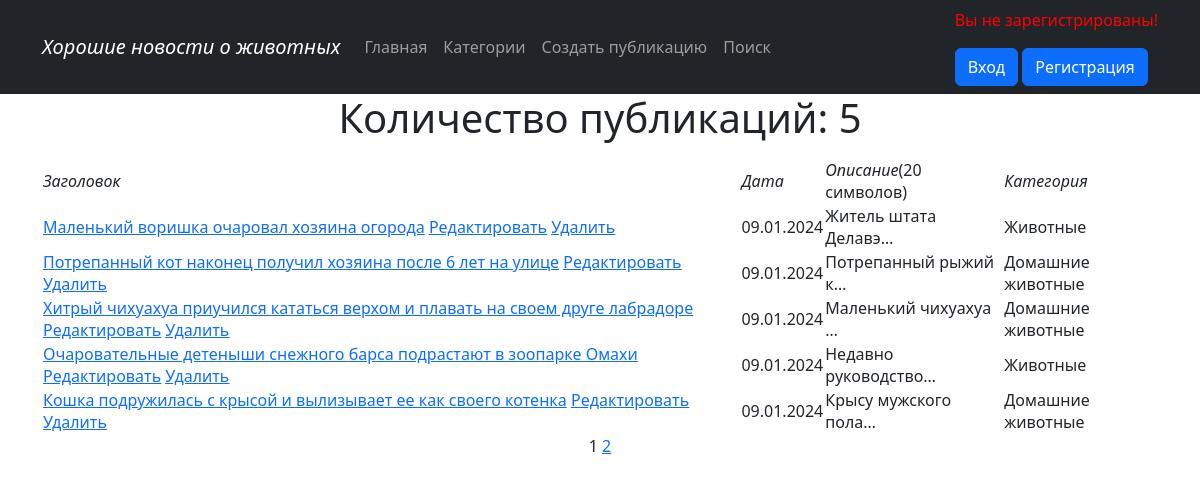
Page /news/ on the committed database.
### news/models.py (models this page shows, shortened)
class Post(models.Model):
    author = models.ForeignKey(Author, on_delete=models.CASCADE)
    content_type = models.CharField(max_length=10, choices=[
        ('статья', 'Статья'), ('новость', 'Новость')])
    created_time = models.DateTimeField(auto_now_add=True)
    categories = models.ManyToManyField(Category, through='PostCategory',
                                        related_name='PostCategory')
    title = models.CharField(max_length=255)
    text = models.TextField()
    rating = models.IntegerField(default=0)

class Category(models.Model):
    name = models.CharField(max_length=255, unique=True)

### news/views.py (the view, shortened to what this page needs)
# urls.py: path('', Posts.as_view(), name='post_list'),
class Posts(ListView):
    model = Post
    ordering = '-created_time'
    template_name = 'news.html'
    context_object_name = 'news'
    paginate_by = 5
    def get_queryset(self):
        queryset = super().get_queryset()
        self.filterset = PostFilter(self.request.GET, queryset)
        return self.filterset.qs
    def get_context_data(self, **kwargs):
        context = super().get_context_data(**kwargs)
        context['filter'] = PostFilter(self.request.GET, queryset=self.get_queryset())
        return context

### news/templatetags/custom_filters.py (called while the page is built)
@register.filter()
def censor(text):
    list_words = text.split()
    censor_words = {'салюты', 'игрушки', }
    censor_text = []
    if isinstance(text, str):
        for word in list_words:
            if word.lower() in censor_words:
                word = f'{word[0]}{"*" * (len(word) - 2)}{word[-1]}'
            censor_text.append(word)
        return ' '.join(censor_text)

### templates/news.html (shortened to what this page needs)
{% extends 'flatpages/default.html' %}
{% load custom_filters %}
{% block content %}
<h1>Количество публикаций: {{ news | length}}</h1>
{% if news %}
<table>
<tr>
    <td><em>Заголовок</em></td>
    <td><em>Дата</em></td>
    <td><em>Описание</em>(20 символов)</td>
    <td><em>Категория</em></td>
</tr>
    {% for item in news %}
    <tr>
        <td>
            <a href="{% url 'post_full' item.id %}">{{ item.title | censor }}</a>
            <a href="{% url 'post_create' item.id %}"><u>Редактировать</u></a>
            <a href="{% url 'post_delete' item.id %}"><u> Удалить </u></a>
        </td>
        <td>{{ item.created_time | date:'d.m.Y' }}</td>
        <td>{{ item.text | truncatechars:20 }}</td>
        <td>
            {% for category in item.categories.all%}
            {{ category.name }}</td>
            {% endfor %}
    </tr>
    {% endfor %}
</table>
{% endif %}
{{ page_obj.number }}
{% if page_obj.has_next %}
    <a href="?page={{ page_obj.next_page_number }}">
        {{ page_obj.next_page_number }}
    </a>
{% endif %}
{% endblock content %}

### templates/flatpages/default.html (shortened to what this page needs)
{% load static %}
<html lang="en">
    <head>
        <link href="{% static 'css/styles.css' %}" rel="stylesheet" />
    </head>
    <body>
  <nav class="navbar navbar-expand-lg navbar-dark bg-dark static-top">
    {% load cache %}
    {% cache 30 common %}
        {% block header %}
    <div class="container">
      <a class="navbar-brand" href="#"><i>Хорошие новости о животных</i></a>
      <div class="collapse navbar-collapse justify-content-between" id="navbarResponsive">
                    <ul class="navbar-nav ml-auto">
                        <li class="nav-item active">
                            <a class="nav-link" href="/news/">Главная</a>
                        </li>
                        <li class="nav-item active">
                            <a class="nav-link" href="/category">Категории</a>
                        </li>
                        {% block create_post %}
                        <li class="nav-item">
                            <a class="nav-link" href="{% url 'newpost' %}">Создать публикацию</a>
                        </li>
                        {% endblock create_post %}
                        {% endblock header %}
                        {% block search %}
                        <li class="nav-item">
                            <a class="nav-link" href="/news/search/">Поиск</a>
                        </li>
                        {% endblock search %}
                        {% endcache %}
                   </ul>
                    {% block user_greeting %}
                    <ul class="navbar-nav mr-auto">
                        <li class="nav-item">
                            {% if request.user.is_authenticated %}
                            <p style="color: green;">Привет, {{ request.user.username }}!</p>
                            <a href="" class="btn btn-secondary">Exit</a>
                            {% if is_not_author %}
                            <a href="{% url 'upgrade' %}" class="btn btn-success"> Хочу стать автором</a>
                            {% else %}
                            <button class="btn btn-success">Вы автор!</button>
                            {% endif %}
                            {% else %}
                            <p style="color: red;">Вы не зарегистрированы!</p>
                              <a href="" class="btn btn-primary">Вход</a>
                            <a href="" class="btn btn-primary">Регистрация</a>
                            {% endif %}
                        </li>
                   </ul>
                    {% endblock user_greeting %}
   </div>
       </div>
</nav>
        <div class="container">
            <div class="row">
                <div class="col-lg-12 text-center">
                    {% block content %}{% endblock content %}
                </div>
            </div>
        </div>
    </body>
</html>

### rows in the picture
Post: title|censor "Маленький воришка очаровал хозяина огорода", created_time "09.01.2024", text "Житель штата Делавэ…"
Category: name "Животные"
Post: title|censor "Потрепанный кот наконец получил хозяина после 6 лет на улице", created_time "09.01.2024", text "Потрепанный рыжий к…"
Category: name "Домашние животные"
Post: title|censor "Хитрый чихуахуа приучился кататься верхом и плавать на своем друге лабрадоре", created_time "09.01.2024", text "Маленький чихуахуа …"
Post: title|censor "Очаровательные детеныши снежного барса подрастают в зоопарке Омахи", created_time "09.01.2024", text "Недавно руководство…"
Post: title|censor "Кошка подружилась с крысой и вылизывает ее как своего котенка", created_time "09.01.2024", text "Крысу мужского пола…"

### other values in the picture
{{ news | length }} "5"
{{ page_obj.number }} "1"
{{ page_obj.next_page_number }} "2"
